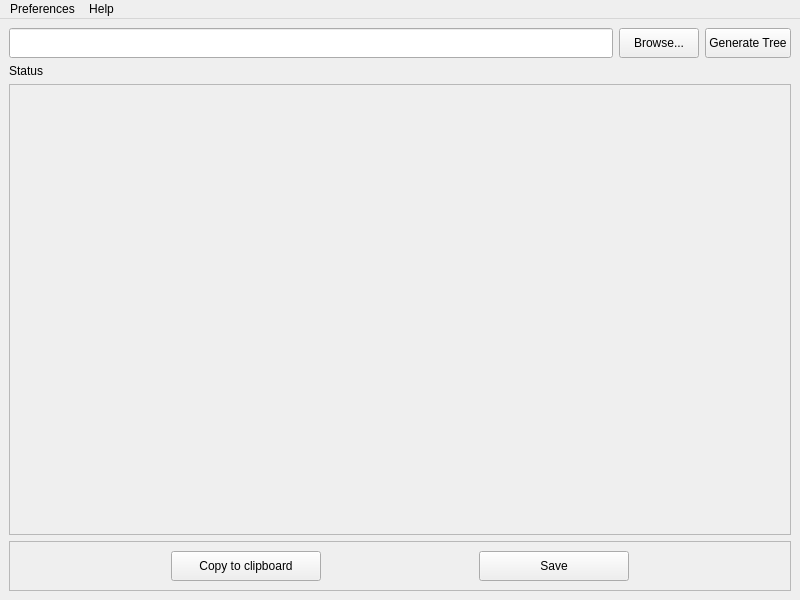
<?xml version="1.0" encoding="UTF-8"?>
<ui version="4.0">
 <class>MainWindow</class>
 <widget class="QMainWindow" name="MainWindow">
  <property name="geometry">
   <rect>
    <x>0</x>
    <y>0</y>
    <width>800</width>
    <height>600</height>
   </rect>
  </property>
  <property name="windowTitle">
   <string>ArborescenceASCII</string>
  </property>
  <widget class="QWidget" name="centralwidget">
   <layout class="QVBoxLayout" name="verticalLayout">
    <item>
     <layout class="QHBoxLayout" name="path_layout">
      <property name="spacing">
       <number>6</number>
      </property>
      <property name="sizeConstraint">
       <enum>QLayout::SizeConstraint::SetMaximumSize</enum>
      </property>
      <property name="topMargin">
       <number>0</number>
      </property>
      <item>
       <widget class="QLineEdit" name="input_path_display">
        <property name="minimumSize">
         <size>
          <width>0</width>
          <height>30</height>
         </size>
        </property>
       </widget>
      </item>
      <item>
       <widget class="QPushButton" name="browse_btn">
        <property name="minimumSize">
         <size>
          <width>0</width>
          <height>30</height>
         </size>
        </property>
        <property name="text">
         <string>Browse...</string>
        </property>
       </widget>
      </item>
      <item>
       <widget class="QPushButton" name="generateTree_btn">
        <property name="minimumSize">
         <size>
          <width>0</width>
          <height>30</height>
         </size>
        </property>
        <property name="text">
         <string>Generate Tree</string>
        </property>
       </widget>
      </item>
     </layout>
    </item>
    <item>
     <widget class="QLabel" name="status_label">
      <property name="text">
       <string>Status</string>
      </property>
     </widget>
    </item>
    <item>
     <widget class="QTextEdit" name="preview_text">
      <property name="enabled">
       <bool>false</bool>
      </property>
     </widget>
    </item>
    <item>
     <widget class="QFrame" name="frame">
      <property name="frameShape">
       <enum>QFrame::Shape::StyledPanel</enum>
      </property>
      <property name="frameShadow">
       <enum>QFrame::Shadow::Raised</enum>
      </property>
      <layout class="QHBoxLayout" name="horizontalLayout">
       <item>
        <widget class="QPushButton" name="copy_btn">
         <property name="minimumSize">
          <size>
           <width>0</width>
           <height>30</height>
          </size>
         </property>
         <property name="maximumSize">
          <size>
           <width>150</width>
           <height>16777215</height>
          </size>
         </property>
         <property name="text">
          <string>Copy to clipboard</string>
         </property>
        </widget>
       </item>
       <item>
        <widget class="QPushButton" name="save_btn">
         <property name="minimumSize">
          <size>
           <width>0</width>
           <height>30</height>
          </size>
         </property>
         <property name="maximumSize">
          <size>
           <width>150</width>
           <height>16777215</height>
          </size>
         </property>
         <property name="text">
          <string>Save</string>
         </property>
        </widget>
       </item>
      </layout>
     </widget>
    </item>
   </layout>
  </widget>
  <widget class="QMenuBar" name="menuBar">
   <property name="geometry">
    <rect>
     <x>0</x>
     <y>0</y>
     <width>800</width>
     <height>33</height>
    </rect>
   </property>
   <widget class="QMenu" name="menuPrefe">
    <property name="title">
     <string>Preferences</string>
    </property>
    <addaction name="actionDetails"/>
    <addaction name="actionFilenameMaxLength"/>
   </widget>
   <widget class="QMenu" name="menuHelp">
    <property name="title">
     <string>Help</string>
    </property>
    <addaction name="actionAbout"/>
    <addaction name="actionDisplay_Resource_Path"/>
   </widget>
   <addaction name="menuPrefe"/>
   <addaction name="menuHelp"/>
  </widget>
  <action name="actionAbout">
   <property name="checkable">
    <bool>false</bool>
   </property>
   <property name="text">
    <string>About</string>
   </property>
  </action>
  <action name="actionDetails">
   <property name="text">
    <string>Details</string>
   </property>
  </action>
  <action name="actionFilenameMaxLength">
   <property name="text">
    <string>File name Maximum Length</string>
   </property>
  </action>
  <action name="actionDisplay_Resource_Path">
   <property name="text">
    <string>Display Resource Path</string>
   </property>
  </action>
 </widget>
 <resources/>
 <connections/>
</ui>
